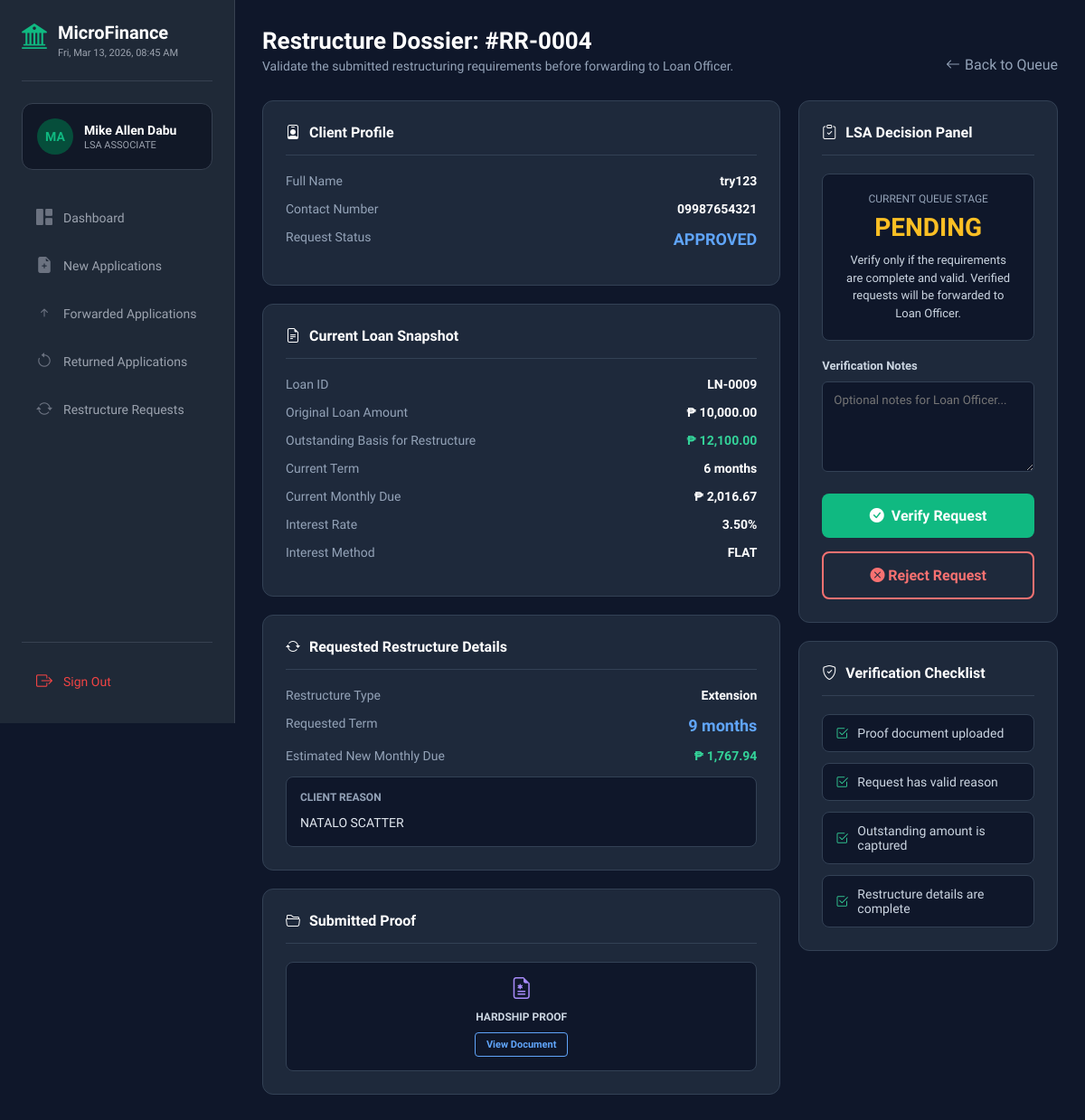
The page /LSA/review_restructure.php?id=4 on the database its author committed.
### tables this page shows
CREATE TABLE `loan_restructure_requests` (
  `id` int(11) NOT NULL,
  `loan_id` int(11) NOT NULL,
  `user_id` int(11) NOT NULL,
  `restructure_type` enum('Extension','Holiday','Shorten') NOT NULL,
  `outstanding_snapshot` decimal(10,2) NOT NULL,
  `current_term_months` int(11) NOT NULL,
  `requested_term_months` int(11) NOT NULL,
  `current_monthly_due` decimal(10,2) NOT NULL,
  `estimated_monthly_due` decimal(10,2) NOT NULL,
  `interest_rate_snapshot` decimal(5,2) NOT NULL,
  `interest_method_snapshot` enum('FLAT','DIMINISHING') NOT NULL,
  `reason` text NOT NULL,
  `proof_doc_path` varchar(255) DEFAULT NULL,
  `status` enum('PENDING','VERIFIED','APPROVED','REJECTED','CANCELLED') NOT NULL DEFAULT 'PENDING',
  `verified_by` int(11) DEFAULT NULL,
  `verified_at` datetime DEFAULT NULL,
  `verifier_notes` text DEFAULT NULL,
  `reviewed_by` int(11) DEFAULT NULL,
  `review_notes` text DEFAULT NULL,
  `reviewed_at` datetime DEFAULT NULL,
  `created_at` datetime NOT NULL DEFAULT current_timestamp(),
  `updated_at` datetime NOT NULL DEFAULT current_timestamp() ON UPDATE current_timestamp()
);

CREATE TABLE `users` (
  `id` int(11) NOT NULL,
  `fullname` varchar(100) DEFAULT NULL,
  `profile_pic` varchar(255) DEFAULT NULL,
  `phone` varchar(20) DEFAULT NULL,
  `email` varchar(100) DEFAULT NULL,
  `password` varchar(255) DEFAULT NULL,
  `created_at` timestamp NOT NULL DEFAULT current_timestamp()
);

CREATE TABLE `loans` (
  `id` int(11) NOT NULL,
  `user_id` int(11) DEFAULT NULL,
  `application_id` int(11) DEFAULT NULL,
  `loan_amount` decimal(10,2) DEFAULT NULL,
  `term_months` int(11) DEFAULT NULL,
  `monthly_due` decimal(10,2) DEFAULT NULL,
  `interest_rate` decimal(5,2) DEFAULT NULL,
  `interest_method` enum('FLAT','DIMINISHING') DEFAULT NULL,
  `outstanding` decimal(10,2) DEFAULT NULL,
  `next_payment` date DEFAULT NULL,
  `due_date` date DEFAULT NULL,
  `last_penalty_date` date DEFAULT NULL,
  `start_date` date DEFAULT NULL,
  `status` enum('ACTIVE','COMPLETED','RESTRUCTURED') NOT NULL DEFAULT 'ACTIVE'
);

### LSA/review_restructure.php (the view, shortened to what this page needs)
<?php
require_once __DIR__ . "/includes/db_connect.php";
$request_id = (int)$_GET['id'];
$stmt = $conn->prepare("
    SELECT
        rr.*,
        u.fullname,
        u.phone,
        l.loan_amount,
        l.outstanding AS current_outstanding_now,
        l.term_months AS current_term_now,
        l.monthly_due AS current_monthly_now,
        l.interest_rate AS current_interest_rate_now,
        l.interest_method AS current_interest_method_now,
        l.status AS loan_status,
        l.start_date,
        l.next_payment,
        l.due_date
    FROM loan_restructure_requests rr
    JOIN users u ON rr.user_id = u.id
    JOIN loans l ON rr.loan_id = l.id
    WHERE rr.id = ?
    LIMIT 1
");
$stmt->bind_param("i", $request_id);
if (!$stmt->execute()) {
    die("Execute failed: " . $stmt->error);
}
$result = $stmt->get_result();
$req = $result->fetch_assoc();
?>
<!DOCTYPE html>
<html lang="en">
<head>
    <link rel="stylesheet" href="https://cdn.jsdelivr.net/npm/bootstrap-icons@1.11.1/font/bootstrap-icons.css">
    <link rel="stylesheet" href="assets/css/review_restructure.css?v=<?php echo time(); ?>">
</head>
<body>
    <?php include 'includes/sidebar.php'; ?>
    <div class="main-content">
        <div class="page-header">
            <div>
                <h1>Restructure Dossier: #RR-<?php echo str_pad((int)$req['id'], 4, '0', STR_PAD_LEFT); ?></h1>
                <p>Validate the submitted restructuring requirements before forwarding to Loan Officer.</p>
            </div>
            <a href="restructure_requests.php" class="btn-back"><i class="bi bi-arrow-left"></i> Back to Queue</a>
        </div>
        <div class="dossier-grid">
            <div class="left-col">
                <div class="panel">
                    <div class="panel-title"><i class="bi bi-person-badge"></i> Client Profile</div>
                    <div class="data-row">
                        <span class="data-label">Full Name</span>
                        <span class="data-value"><?php echo htmlspecialchars($req['fullname']); ?></span>
                    </div>
                    <div class="data-row">
                        <span class="data-label">Contact Number</span>
                        <span class="data-value"><?php echo htmlspecialchars($req['phone'] ?? 'N/A'); ?></span>
                    </div>
                    <div class="data-row">
                        <span class="data-label">Request Status</span>
                        <span class="data-value val-highlight"><?php echo htmlspecialchars($req['status']); ?></span>
                    </div>
                </div>
                <div class="panel">
                    <div class="panel-title"><i class="bi bi-file-earmark-text"></i> Current Loan Snapshot</div>
                    <div class="data-row">
                        <span class="data-label">Loan ID</span>
                        <span class="data-value">LN-<?php echo str_pad((int)$req['loan_id'], 4, '0', STR_PAD_LEFT); ?></span>
                    </div>
                    <div class="data-row">
                        <span class="data-label">Original Loan Amount</span>
                        <span class="data-value">₱ <?php echo number_format((float)$req['loan_amount'], 2); ?></span>
                    </div>
                    <div class="data-row">
                        <span class="data-label">Outstanding Basis for Restructure</span>
                        <span class="data-value val-good">₱ <?php echo number_format((float)$req['outstanding_snapshot'], 2); ?></span>
                    </div>
                    <div class="data-row">
                        <span class="data-label">Current Term</span>
                        <span class="data-value"><?php echo (int)$req['current_term_months']; ?> months</span>
                    </div>
                    <div class="data-row">
                        <span class="data-label">Current Monthly Due</span>
                        <span class="data-value">₱ <?php echo number_format((float)$req['current_monthly_due'], 2); ?></span>
                    </div>
                    <div class="data-row">
                        <span class="data-label">Interest Rate</span>
                        <span class="data-value"><?php echo number_format((float)$req['interest_rate_snapshot'], 2); ?>%</span>
                    </div>
                    <div class="data-row">
                        <span class="data-label">Interest Method</span>
                        <span class="data-value"><?php echo htmlspecialchars($req['interest_method_snapshot']); ?></span>
                    </div>
                </div>
                <div class="panel">
                    <div class="panel-title"><i class="bi bi-arrow-repeat"></i> Requested Restructure Details</div>
                    <div class="data-row">
                        <span class="data-label">Restructure Type</span>
                        <span class="data-value"><?php echo htmlspecialchars($req['restructure_type']); ?></span>
                    </div>
                    <div class="data-row">
                        <span class="data-label">Requested Term</span>
                        <span class="data-value val-highlight"><?php echo (int)$req['requested_term_months']; ?> months</span>
                    </div>
                    <div class="data-row">
                        <span class="data-label">Estimated New Monthly Due</span>
                        <span class="data-value val-good">₱ <?php echo number_format((float)$req['estimated_monthly_due'], 2); ?></span>
                    </div>
                    <div class="note-box">
                        <div class="note-title">Client Reason</div>
                        <div class="note-body"><?php echo nl2br(htmlspecialchars($req['reason'])); ?></div>
                    </div>
                </div>
                <div class="panel">
                    <div class="panel-title"><i class="bi bi-folder2-open"></i> Submitted Proof</div>
                    <div class="doc-grid">
                        <div class="doc-card">
                            <div class="doc-icon"><i class="bi bi-file-earmark-medical"></i></div>
                            <div class="doc-name">Hardship Proof</div>
                            <?php if (!empty($req['proof_doc_path'])): ?>
                                <a class="btn-view-doc" href="<?php echo htmlspecialchars($req['proof_doc_path']); ?>" target="_blank">View Document</a>
                            <?php else: ?>
                                <span class="no-doc">No document uploaded</span>
                            <?php endif; ?>
                        </div>
                    </div>
                </div>
            </div>
            <div class="right-col">
                <div class="panel">
                    <div class="panel-title"><i class="bi bi-clipboard-check"></i> LSA Decision Panel</div>
                    <div class="status-box">
                        <div class="status-label">Current Queue Stage</div>
                        <div class="status-value">PENDING</div>
                        <p class="status-help">Verify only if the requirements are complete and valid. Verified requests will be forwarded to Loan Officer.</p>
                    </div>
                    <form method="POST" id="verifyForm">
                        <label class="form-label">Verification Notes</label>
                        <textarea name="notes" class="form-input" placeholder="Optional notes for Loan Officer..."></textarea>
                        <button type="submit" class="btn-approve">
                            <i class="bi bi-check-circle-fill"></i> Verify Request
                        </button>
                    </form>
                    <button type="button" class="btn-reject" onclick="openRejectModal()">
                        <i class="bi bi-x-circle-fill"></i> Reject Request
                    </button>
                </div>
                <div class="panel">
                    <div class="panel-title"><i class="bi bi-shield-check"></i> Verification Checklist</div>
                    <div class="checklist">
                        <div class="check-item"><i class="bi bi-check2-square"></i> Proof document uploaded</div>
                        <div class="check-item"><i class="bi bi-check2-square"></i> Request has valid reason</div>
                        <div class="check-item"><i class="bi bi-check2-square"></i> Outstanding amount is captured</div>
                        <div class="check-item"><i class="bi bi-check2-square"></i> Restructure details are complete</div>
                    </div>
                </div>
            </div>
        </div>
    </div>
</body>
</html>

### LSA/assets/css/review_restructure.css (style rules this page uses)
* { margin: 0; padding: 0; box-sizing: border-box; font-family: 'Google Sans', sans-serif; }
body { background-color: #0f172a; color: #e2e8f0; display: flex; min-height: 100vh; }
.main-content { margin-left: 260px; padding: 30px; width: calc(100% - 260px); }
.page-header { display: flex; justify-content: space-between; align-items: flex-end; margin-bottom: 30px; gap: 20px; }
.page-header h1 { font-size: 26px; color: #fff; font-weight: 700; margin-bottom: 5px; }
.page-header p { color: #94a3b8; font-size: 14px; }
.btn-back { color: #94a3b8; text-decoration: none; display: inline-flex; align-items: center; gap: 5px; font-weight: 500; }
.dossier-grid { display: grid; grid-template-columns: 2fr 1fr; gap: 20px; }
.panel { background: #1e293b; border: 1px solid #334155; border-radius: 12px; padding: 25px; margin-bottom: 20px; }
.panel-title { color: #fff; font-size: 16px; font-weight: 700; margin-bottom: 20px; display: flex; align-items: center; gap: 10px; border-bottom: 1px solid #334155; padding-bottom: 15px; }
.data-row { display: flex; justify-content: space-between; gap: 15px; margin-bottom: 15px; font-size: 14px; }
.data-label { color: #94a3b8; }
.data-value { color: #fff; font-weight: 600; text-align: right; }
.val-highlight { color: #60a5fa; font-size: 18px; font-weight: 700; }
.val-good { color: #34d399; }
.note-box { background: #0f172a; border: 1px solid #334155; border-radius: 8px; padding: 15px; margin-top: 10px; }
.note-title { font-size: 12px; font-weight: 700; color: #94a3b8; text-transform: uppercase; margin-bottom: 10px; }
.note-body { color: #e2e8f0; line-height: 1.6; font-size: 14px; }
.doc-grid { display: grid; grid-template-columns: 1fr; gap: 15px; }
.doc-card { background: #0f172a; border: 1px solid #334155; padding: 15px; border-radius: 8px; text-align: center; }
.doc-icon { font-size: 24px; color: #a78bfa; margin-bottom: 10px; }
.doc-name { font-size: 12px; color: #cbd5e1; margin-bottom: 10px; text-transform: uppercase; font-weight: 700; }
.btn-view-doc { background: transparent; border: 1px solid #60a5fa; color: #60a5fa; padding: 6px 12px; border-radius: 4px; font-size: 11px; font-weight: bold; cursor: pointer; text-decoration: none; display: inline-block; }
.status-box { background: #0f172a; border: 1px solid #334155; padding: 20px; border-radius: 8px; text-align: center; margin-bottom: 20px; }
.status-label { color: #94a3b8; font-size: 12px; text-transform: uppercase; margin-bottom: 8px; }
.status-value { font-size: 28px; font-weight: 800; color: #fbbf24; margin-bottom: 10px; }
.status-help { color: #cbd5e1; font-size: 13px; line-height: 1.5; }
.checklist { display: grid; gap: 12px; }
.check-item { background: #0f172a; border: 1px solid #334155; border-radius: 8px; padding: 12px 14px; color: #cbd5e1; font-size: 14px; display: flex; align-items: center; gap: 10px; }
.check-item i { color: #34d399; }
.form-label { display: block; margin-bottom: 10px; color: #cbd5e1; font-size: 13px; font-weight: 700; }
.form-input { width: 100%; padding: 12px; background: #0f172a; border: 1px solid #334155; color: #fff; border-radius: 6px; margin-bottom: 20px; resize: vertical; min-height: 100px; }
.btn-approve { width: 100%; background: #10b981; color: white; border: none; padding: 15px; border-radius: 8px; font-weight: bold; font-size: 16px; cursor: pointer; margin-bottom: 15px; display: flex; align-items: center; justify-content: center; gap: 8px; }
.btn-reject { width: 100%; background: transparent; color: #f87171; border: 2px solid #f87171; padding: 15px; border-radius: 8px; font-weight: bold; font-size: 16px; cursor: pointer; }

### rows shown on the page
loan_restructure_requests: id "0004", user.fullname "try123", user.phone "09987654321", status "APPROVED", loan "0009", loan.loan_amount "10,000.00", outstanding_snapshot "12,100.00", current_term_months "6", current_monthly_due "2,016.67", interest_rate_snapshot "3.50", interest_method_snapshot "FLAT", restructure_type "Extension", requested_term_months "9", estimated_monthly_due "1,767.94", reason "NATALO SCATTER"
